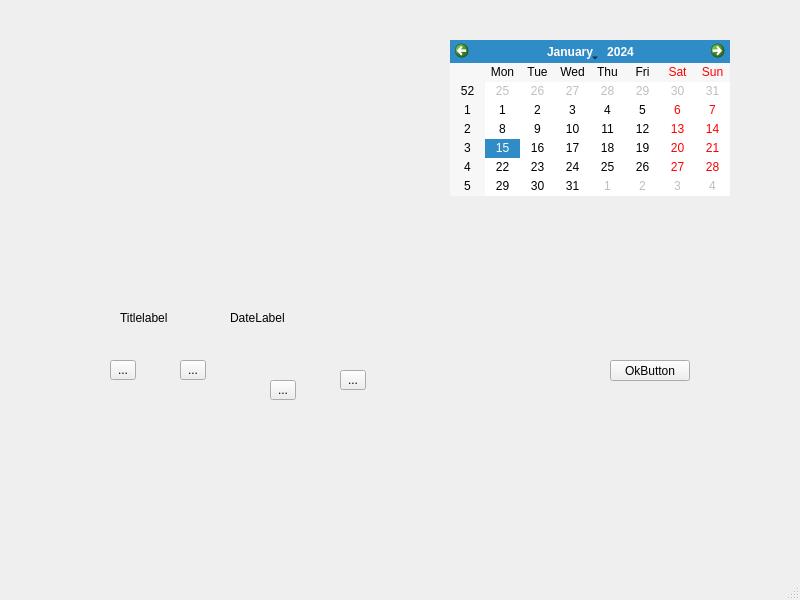
<?xml version="1.0" encoding="UTF-8"?>
<ui version="4.0">
 <class>CalendarDialog</class>
 <widget class="QMainWindow" name="CalendarDialog">
  <property name="geometry">
   <rect>
    <x>0</x>
    <y>0</y>
    <width>800</width>
    <height>600</height>
   </rect>
  </property>
  <property name="windowTitle">
   <string>CalendarDialog</string>
  </property>
  <widget class="QWidget" name="centralwidget">
   <widget class="QToolButton" name="yearBackButton">
    <property name="geometry">
     <rect>
      <x>110</x>
      <y>360</y>
      <width>26</width>
      <height>20</height>
     </rect>
    </property>
    <property name="text">
     <string>...</string>
    </property>
   </widget>
   <widget class="QToolButton" name="yearFrontButton">
    <property name="geometry">
     <rect>
      <x>180</x>
      <y>360</y>
      <width>26</width>
      <height>20</height>
     </rect>
    </property>
    <property name="text">
     <string>...</string>
    </property>
   </widget>
   <widget class="QToolButton" name="MonthBackButton">
    <property name="geometry">
     <rect>
      <x>270</x>
      <y>380</y>
      <width>26</width>
      <height>20</height>
     </rect>
    </property>
    <property name="text">
     <string>...</string>
    </property>
   </widget>
   <widget class="QToolButton" name="MonthFrontButton">
    <property name="geometry">
     <rect>
      <x>340</x>
      <y>370</y>
      <width>26</width>
      <height>20</height>
     </rect>
    </property>
    <property name="text">
     <string>...</string>
    </property>
   </widget>
   <widget class="QLabel" name="Titlelabel">
    <property name="geometry">
     <rect>
      <x>120</x>
      <y>310</y>
      <width>71</width>
      <height>16</height>
     </rect>
    </property>
    <property name="text">
     <string>Titlelabel</string>
    </property>
   </widget>
   <widget class="QLabel" name="DateLabel">
    <property name="geometry">
     <rect>
      <x>230</x>
      <y>310</y>
      <width>131</width>
      <height>16</height>
     </rect>
    </property>
    <property name="text">
     <string>DateLabel</string>
    </property>
   </widget>
   <widget class="QPushButton" name="OkButton">
    <property name="geometry">
     <rect>
      <x>610</x>
      <y>360</y>
      <width>80</width>
      <height>21</height>
     </rect>
    </property>
    <property name="text">
     <string>OkButton</string>
    </property>
   </widget>
   <widget class="QCalendarWidget" name="calendarWidget">
    <property name="geometry">
     <rect>
      <x>450</x>
      <y>40</y>
      <width>280</width>
      <height>156</height>
     </rect>
    </property>
   </widget>
  </widget>
  <widget class="QMenuBar" name="menubar">
   <property name="geometry">
    <rect>
     <x>0</x>
     <y>0</y>
     <width>800</width>
     <height>25</height>
    </rect>
   </property>
  </widget>
  <widget class="QStatusBar" name="statusbar"/>
 </widget>
 <resources/>
 <connections/>
</ui>
